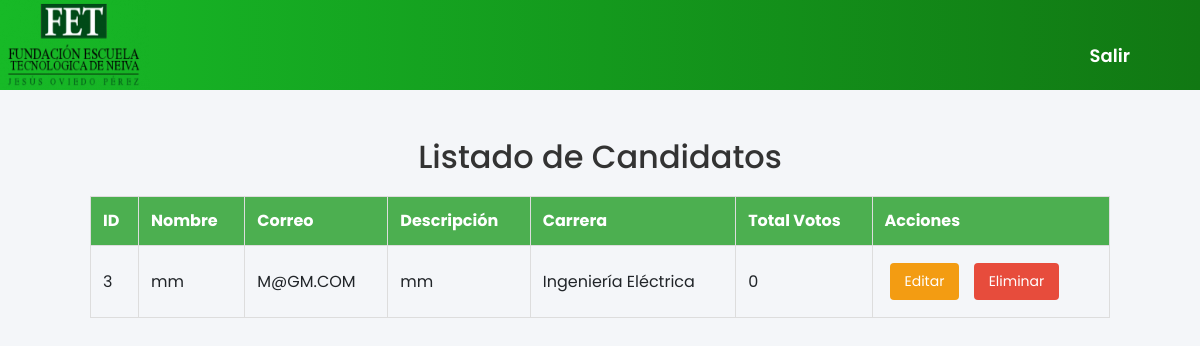
Screenshot of /listado_candidato2.php with the database file from the repository.
### tables this page shows
CREATE TABLE `candidatos_prof` (
  `id` int(11) NOT NULL,
  `nombre` varchar(100) NOT NULL,
  `correo` varchar(100) NOT NULL,
  `descripcion` varchar(100) NOT NULL,
  `carrera` enum('Ingeniería de Software','Ingeniería Eléctrica','Ingeniería de Alimentos','Ingeniería Ambiental','Salud y Seguridad en el Trabajo') NOT NULL,
  `total_votos` int(11) NOT NULL
);

### listado_candidato2.php (the view, shortened to what this page needs)
<?php
$host = "localhost";
$port = 3310;
$user = "root";
$password = "";
$dbname = "voting";
$conexion = mysqli_connect($host, $user, $password, $dbname, $port);
$query = "SELECT * FROM candidatos_prof";
$result = mysqli_query($conexion, $query);
?>
<!DOCTYPE html>
<html lang="en">
<head>
 <link rel="stylesheet" href="css/bootstrap.min.css">
 <link rel="stylesheet" href="css/style.css">
 <link rel="stylesheet" href="https://stackpath.bootstrapcdn.com/font-awesome/4.7.0/css/font-awesome.min.css">
</head>
<body>
<div class="container-fluid" id="cont-3">
<header id="nav-bar">
<nav class="navbar navbar-expand-lg navbar-light bg-dark">
  <img src="img/Logo-FET-q5sdgaqv2nb2ekiucs8911k2e5eu12ktkoocilrpr6.png" alt="Logo de la Universidad" width="150" height="90">
 <div class="collapse navbar-collapse" id="navbarNav">
   <ul class="navbar-nav ml-auto animate__animated animate__bounceInDown" style="padding-right: 50px;">
     <li class="nav-item" >
     <a class="nav-link" href="index.html" style="color: white; font-weight: 600; text-align: center; font-size: 18px; margin-top: 20px; text-transform: capitalize; padding: 20px;">Salir</a>
     </li>
   </ul>
 </div>
</nav>
</header>
</body>
</html>
<!DOCTYPE html>
<html lang="es">
<head>
</head>
<body>
    <h2>Listado de Candidatos</h2>
    <table>
        <thead>
            <tr>
                <th>ID</th>
                <th>Nombre</th>
                <th>Correo</th>
                <th>Descripción</th>
                <th>Carrera</th>
                <th>Total Votos</th>
                <th>Acciones</th>
            </tr>
        </thead>
        <tbody>
            <?php
            while ($row = mysqli_fetch_assoc($result)) {
                echo "<tr>";
                echo "<td>" . $row['id'] . "</td>";
                echo "<td>" . $row['nombre'] . "</td>";
                echo "<td>" . $row['correo'] . "</td>";
                echo "<td>" . $row['descripcion'] . "</td>";
                echo "<td>" . $row['carrera'] . "</td>";
                echo "<td>" . $row['total_votos'] . "</td>";
                echo "<td>
                        <button class='btn edit-btn' onclick='editCandidate(" . $row['id'] . ")'>Editar</button>
                        <button class='btn delete-btn' onclick='deleteCandidate(" . $row['id'] . ")'>Eliminar</button>
                      </td>";
                echo "</tr>";
            }
            ?>
        </tbody>
    </table>
</body>
</html>

### css/style.css (style rules this page uses)
* { margin: 0; padding: 0; box-sizing: border-box; font-family: 'Poppins', sans-serif; scroll-behavior: smooth; text-align: center; }
#nav-bar { position: sticky; }
.navbar { background-image: linear-gradient(to right, #17ba27,#117813 ); padding: 0; }
#cont-3 { margin-left: 0; margin-right: 0; padding-left: 0; padding-right: 0; max-width: 100%; }
table { margin-left: auto; margin-right: auto; }

### listado_candidato2.php (style rules this page uses)
body { font-family: 'Arial', sans-serif; margin: 0; background-color: #f4f6f9; }
h2 { color: #333; text-align: center; }
table { width: 85%; border-collapse: collapse; margin: 20px auto; }
table, th, td { border: 1px solid #ddd; }
th, td { padding: 12px; text-align: left; }
th { background-color: #4CAF50; color: white; }
.btn { padding: 8px 15px; margin: 5px; cursor: pointer; border: none; border-radius: 4px; font-size: 14px; }
.edit-btn { background-color: #f39c12; color: white; }
.delete-btn { background-color: #e74c3c; color: white; }

### rows the page displays
candidatos_prof: id "3", nombre "mm", correo "M@GM.COM", descripcion "mm", carrera "Ingeniería Eléctrica", total_votos "0"
